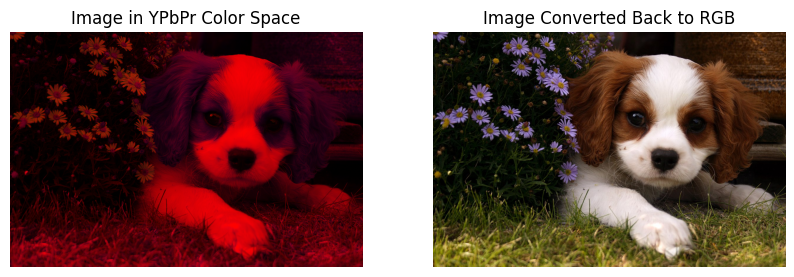
#> input picture Ybpr.png, 794 x 277 px
$ jupyter execute 'rotate&shift&scaling.ipynb'
#> lines starting #> are read from the running program, lines starting #| are printed output that depends on the picture
[cell 1]
# Import necessary libraries
from google.colab import files
from skimage import io
from skimage.transform import rotate, resize
import matplotlib.pyplot as plt
import numpy as np

# Upload file
uploaded = files.upload()
#> the answer given: Ybpr.png

# Get the filename of the uploaded file
filename = next(iter(uploaded))

# Read the image
img = io.imread(filename)
#> img is the input picture: shape (277, 794, 4); mean R, G, B, A 116.7, 86.2, 81.6, 255

# ==========================
# SECTION: Rotate Image
# ==========================
# Rotate the image by 20 degrees
img_rot = rotate(img, 20)
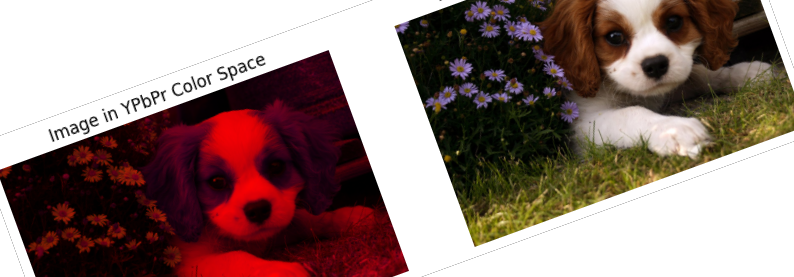
#> img_rot: shape (277, 794, 4) float64; mean R, G, B, A 0.331, 0.246, 0.23, 0.763; transparent parts drawn white

# Ensure the rotated image is in the correct format (uint8)
if img_rot.dtype != np.uint8:
    img_rot = (img_rot * 255).astype(np.uint8)  # Convert float to uint8

# Show the rotated image
plt.figure(figsize=(10, 5))
plt.subplot(1, 2, 1)
plt.imshow(img_rot)
plt.title("Rotated Image (20 degrees)")
plt.axis('off')

# ==========================
# SECTION: Resize Image
# ==========================
# Resize the image to 100x100 pixels
img_res = resize(img, (100, 100))
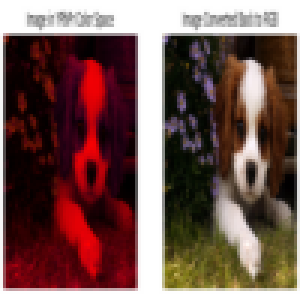
#> img_res: shape (100, 100, 4) float64 (shown 3 times larger); mean R, G, B, A 0.458, 0.338, 0.32, 1

# Ensure the resized image is in the correct format (uint8)
if img_res.dtype != np.uint8:
    img_res = (img_res * 255).astype(np.uint8)  # Convert float to uint8

# Show the resized image
plt.subplot(1, 2, 2)
plt.imshow(img_res)
plt.title("Resized Image (100x100)")
plt.axis('off')

# Save the resized image
io.imsave("resized_image.jpg", img_res)

plt.show()
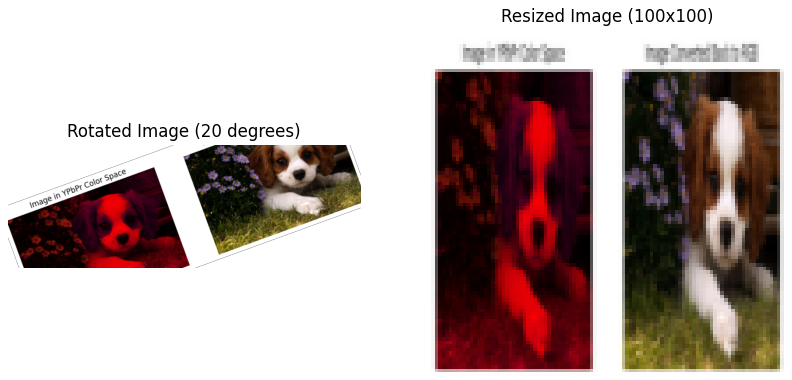
#> figure drawn by matplotlib, 2 panels
